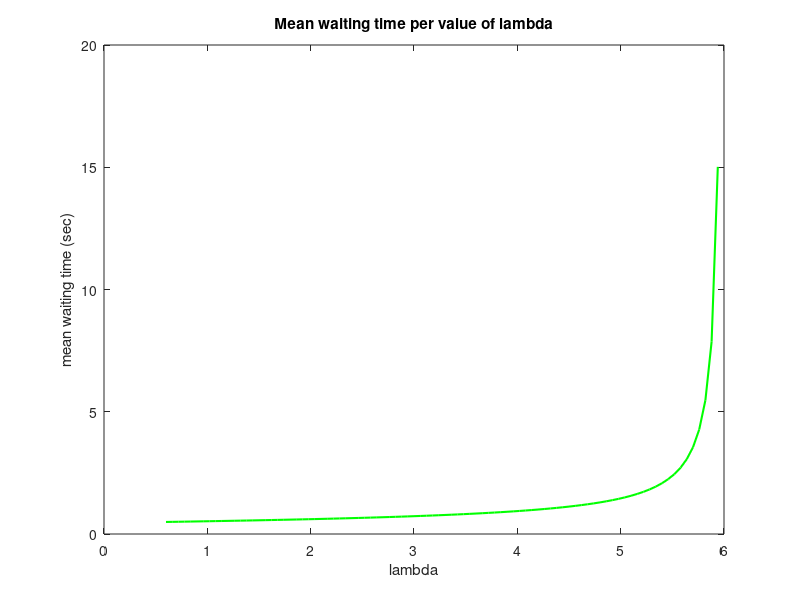

Source code (MATLAB):
clc;
clear all;
close all;
function [r,ergodic] = intensities(l,m)
r(1) = l(1);
r(2) = l(2) + 2*l(1)/7;
r(3) = 4*l(1)/7;
r(4) = 3*l(1)/7;
r(5) = l(2) + 4*l(1)/7;
r = r./m;
for i=1:5 
  disp(r(i));
endfor
ergodic = ((r(1)<1) && (r(2)<1) && (r(3)<1) && (r(4)<1) && (r(5)<1));
if (ergodic == 1)
  display("Ergodic");
else 
  display("Not Ergodic");
endif
endfunction


function [R, sum] = mean_clients(l,m)
[r,ergodic] = intensities(l,m);
R = r ./ (1-r);
sum = sum(R)/sum(l);
endfunction

l=[4 1];
m=[6 5 8 7 6];
[R, sum] = mean_clients(l,m);
disp(sum);


j=1;
for i=0.1:0.01:0.99
[R, sum2] = mean_clients([i*6 1],m);
mean_delay(j) = sum2
j = j+1;
endfor
i=0.1:0.01:0.99
lam1 = i.*6;
figure(2);
plot(lam1,mean_delay,'g',"linewidth",1.5);
title("Mean waiting time per value of lambda");
xlabel("lambda");
ylabel("mean waiting time (sec)");